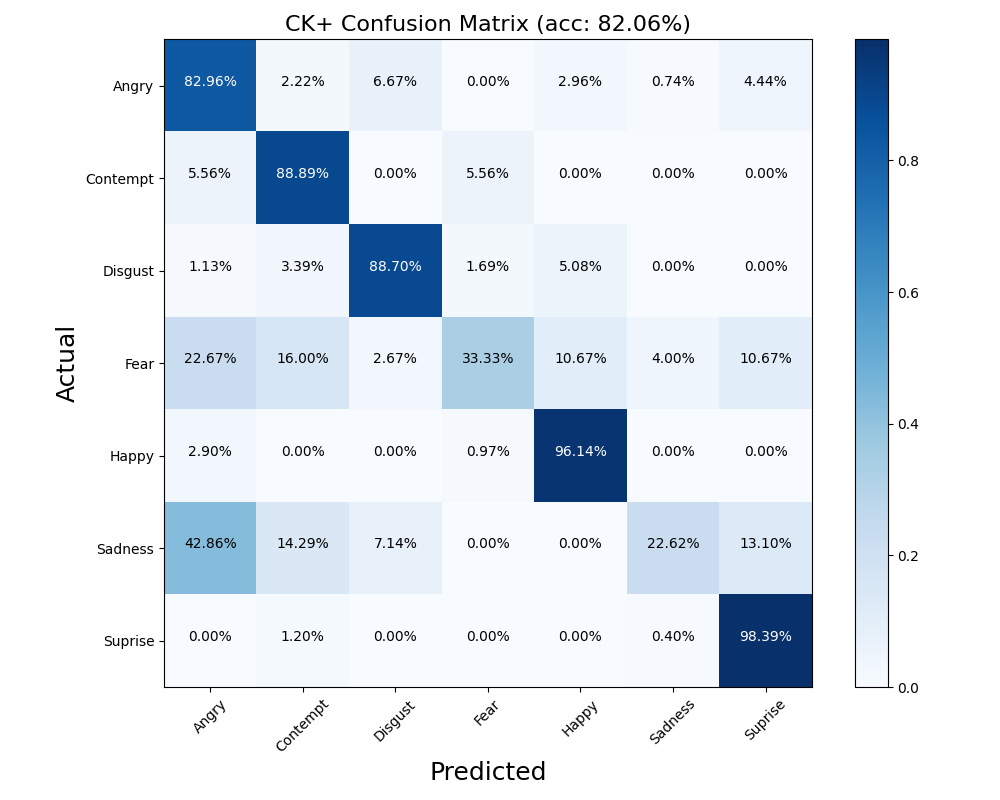
#> input picture checkpoints/CK+ Confusion Matrix.png, 1000 x 800 px; its folder holds 2 pictures in this run
$ python dataPreprocessing.py --data_path ../checkpoints
#> lines starting #> are read from the running program, lines starting #| are printed output that depends on the picture
import os
import argparse
from PIL import Image

def resize_image(root_folder, target_size):
#> called with root_folder = '../checkpoints', target_size = (112, 112)
    for item in os.listdir(root_folder):
        item_path = os.path.join(root_folder, item)
        if os.path.isdir(item_path):
            for file in os.listdir(item_path):
                file_path = os.path.join(item_path, file)
                try:
                    img = Image.open(file_path)
                    img = img.resize(target_size)
                    img.save(file_path)
                    print(f"Resized {file_path}")
                except Exception as e:
                    print(f"Error processing {file_path}: {e}")
        else:
            try:
                img = Image.open(item_path)
#> img is the input picture: PIL image 1000x800 RGBA; mean R, G, B, A 224.3, 232.5, 240.6, 255
                img = img.resize(target_size)
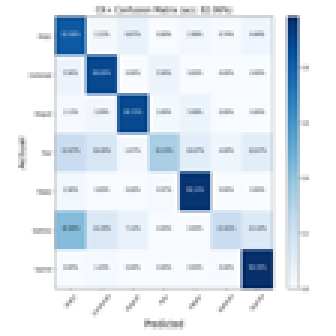
#> img: PIL image 112x112 RGBA (shown 3 times larger); mean R, G, B, A 224.1, 232.3, 240.3, 255
                img.save(item_path)
                print(f"Resized {item_path}")
            except Exception as e:
                print(f"Error processing {item_path}: {e}")
#> pass 2 of the loop in resize_image, `for item in os.listdir(root_folder):`:
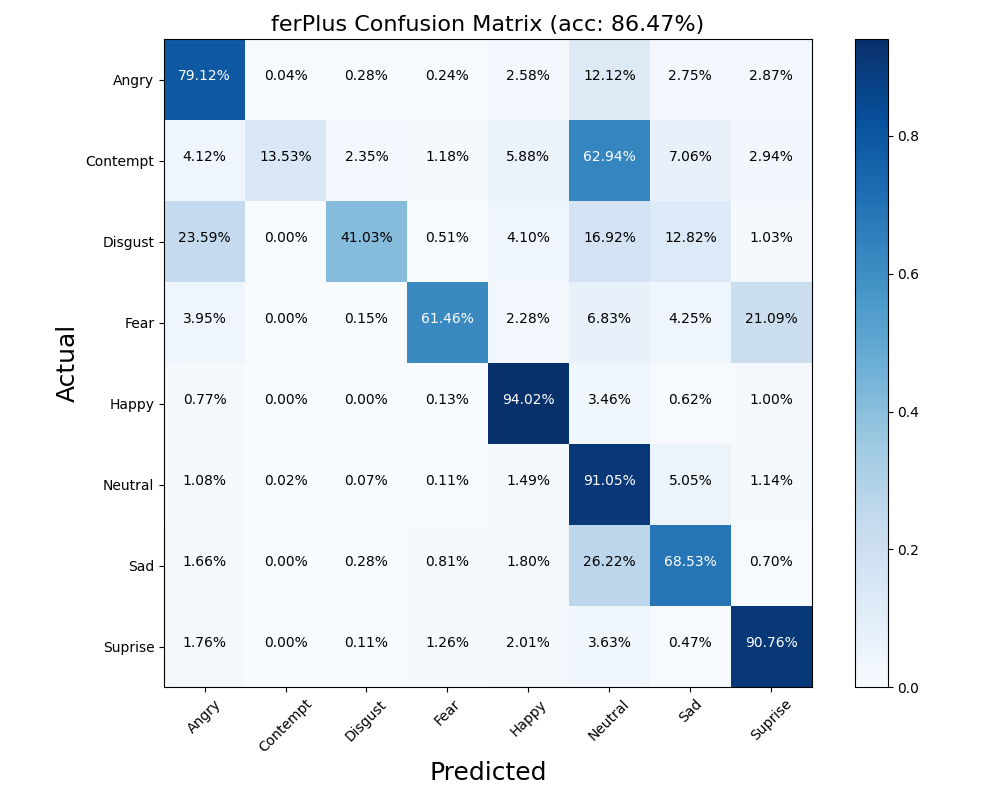
#> input picture checkpoints/FERPlus Confusion Matrix.png, 1000 x 800 px
#> in resize_image, img is the input picture: PIL image 1000x800 RGBA; mean R, G, B, A 225, 233.3, 241, 255
#> in resize_image, `img = img.resize(target_size)`:
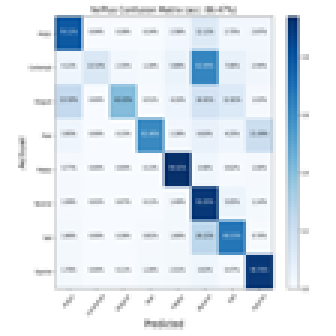
#> img: PIL image 112x112 RGBA (shown 3 times larger); mean R, G, B, A 224.8, 233.1, 240.8, 255

def main():
    parser = argparse.ArgumentParser()
    parser.add_argument('--data_path', type=str, required=True, help='Path to the dataset')
    parser.add_argument('--width', type=int, default=112, help='Width of the image')
    parser.add_argument('--height', type=int, default=112, help='Height of the image')
    args = parser.parse_args()

    resize_image(args.data_path, target_size=(args.width, args.height))

if __name__ == '__main__':
    main()
